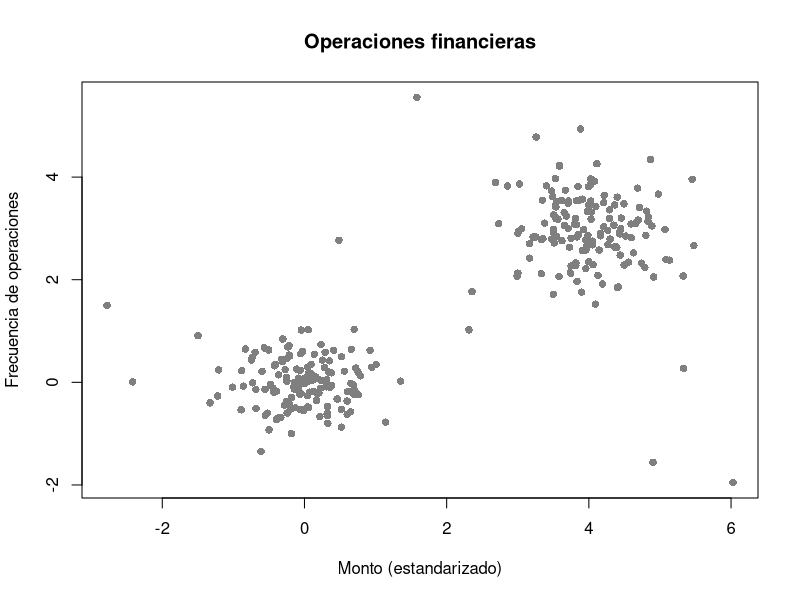
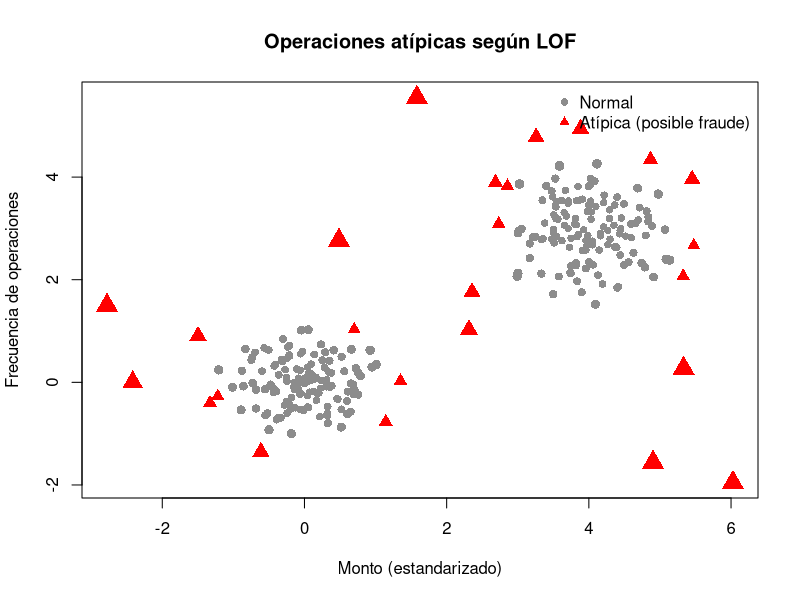

Here is the R script that generated these plots, in order:
## ---- chunk 1
trans <- read.csv("data/anomalias.csv")
str(trans)
## ---- chunk 2
plot(trans$monto, trans$frecuencia, pch = 16, col = "grey50",
     xlab = "Monto (estandarizado)", ylab = "Frecuencia de operaciones",
     main = "Operaciones financieras")
## ---- chunk 3
library(dbscan)
## ---- chunk 4
scores <- lof(scale(trans), minPts = 20)
summary(scores)
## ---- chunk 5
trans$lof <- scores
trans$atipica <- scores > 1.5
table(trans$atipica)
## ---- chunk 6
plot(trans$monto, trans$frecuencia,
     cex = pmin(trans$lof, 3) * 0.6 + 0.4,
     pch = ifelse(trans$atipica, 17, 16),
     col = ifelse(trans$atipica, "red", "grey55"),
     xlab = "Monto (estandarizado)", ylab = "Frecuencia de operaciones",
     main = "Operaciones atípicas según LOF")
legend("topright", c("Normal", "Atípica (posible fraude)"), pch = c(16, 17),
       col = c("grey55", "red"), bty = "n")
## ---- chunk 7
head(trans[order(-trans$lof), ], 5)
